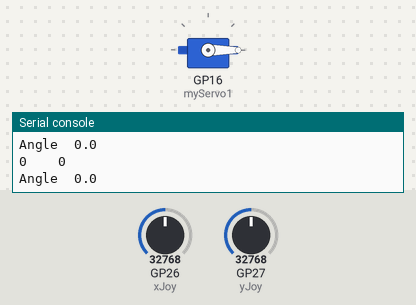
Bench run of a program on a simulated Raspberry Pi Pico running MicroPython. On the bench: servo, the last lines printed to the serial console. The test bench sets the inputs (shaded band); at power-on: GP27 (yJoy) = 32768, GP26 (xJoy) = 32768 (analog values on the 0–65535 scale). Servo angles are drawn from the pulse width (0.5 ms = 0°, 2.5 ms = 180°).

Above: at 1.2 s.
1.3 s: GP27 (yJoy) set to 35984
2.8 s: GP27 (yJoy) set to 37696
At 3.1 s:
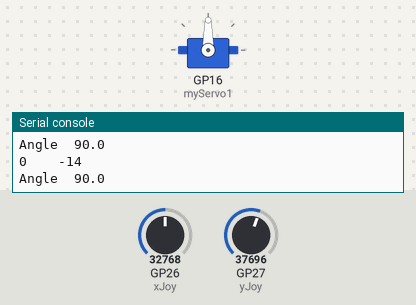
4.3 s: GP26 (xJoy) set to 45874
At 5.6 s:
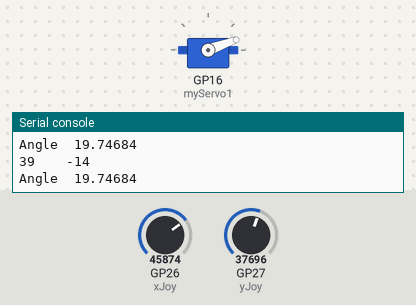
5.9 s: GP26 (xJoy) set to 19660
At 7.0 s:
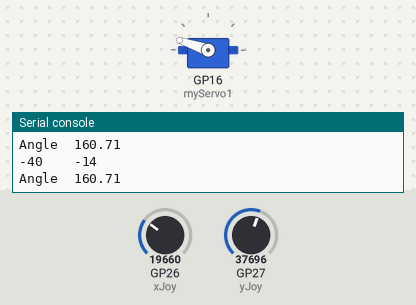
7.5 s: GP27 (yJoy) set to 32767
At 8.4 s:
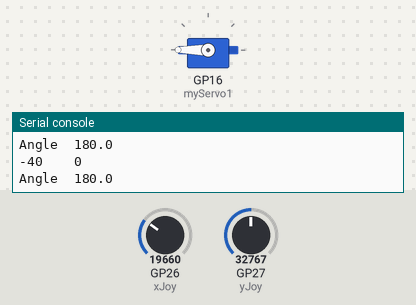
9.1 s: GP27 (yJoy) set to 19660
At 9.8 s:
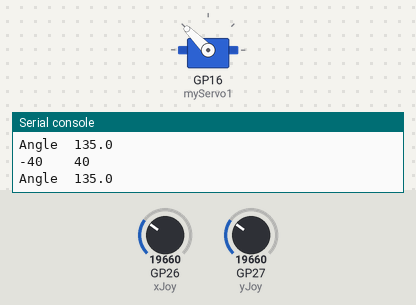
Timing chart, 0 to 11.7 s (numbered marks = the images above; inputs shaded):
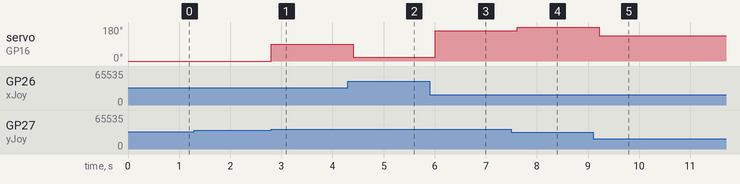

The program:

PW_59_ControlServo.py
```python
'''
remmber that the period for the servo is 20 msec, the freq therefore is 50 (1/period = freq)
o degrees is 1638 which is 0.5 ms/20 msec X 65535 and for 180 degrees is  2.5 msec/20 msec * 65535
thus,  pwn for the servo for a specific angle is=   int(6553/180*angle+1638)
'''

from machine import ADC,Pin,PWM
from time import sleep
import math
xPin=26
yPin=27
xJoy=ADC(Pin(xPin))
yJoy=ADC(Pin(yPin))
servoPin=16
myServo1=PWM(Pin(servoPin))
myServo1.freq(50)
myServo1.duty_u16()
try:
    while True:
        xVal=xJoy.read_u16()
        yVal=yJoy.read_u16()
        # print('xVal: ',xVal,' yVal: ',yVal)

        vCal=int(-0.00306*yVal +100.766)
        hCal= int(0.00306*xVal -100.766)
        mag =math.sqrt(hCal**2 + vCal**2)
        myServo1.duty_u16()
        if mag<=10:
            vCal =0
            hCal=0
        print(hCal,'  ',vCal)
        angle= math.atan2(vCal,hCal)*180/math.pi
        if angle <0:
            # angle = angle+360   ## this makes the negatives into 180 to 360
            angle = angle*(-1)
        print('Angle ',angle)
        myServo1.duty_u16(int(6553/180*angle+1638))
        sleep(.2)
except KeyboardInterrupt:
    print('END')
```

Measured:
- the behaviour switches between 36512 and 36528 on GP27 (yJoy) (found by bisection; images 0 and 1)
- after the input at 2.8 s, servo on GP16 (myServo1): 0° → 90° at once
- after the input at 4.3 s, servo on GP16 (myServo1): 90° → 20° after 0.11 s
- after the input at 5.9 s, servo on GP16 (myServo1): 20° → 161° after 0.12 s
- after the input at 7.5 s, servo on GP16 (myServo1): 161° → 180° after 0.12 s
- after the input at 9.1 s, servo on GP16 (myServo1): 180° → 135° after 0.12 s
